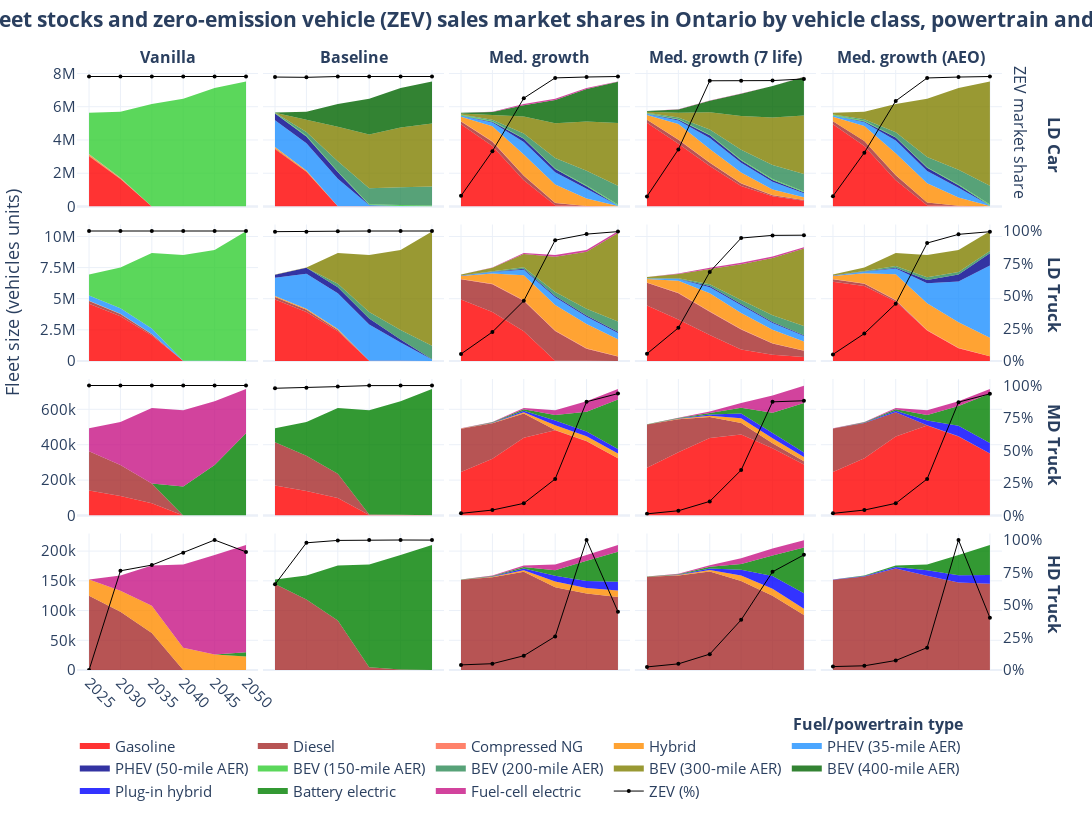

The notebook cell this image was saved under:
### Code cell
plot_capacity_flow_multicat_area_share(
    title_text='Vehicle fleet stocks and zero-emission vehicle (ZEV) sales market shares in Ontario by vehicle class, powertrain and scenario',
    capacity_type='net capacity',
    scenarios={
        # db variant : scenario
        'vanilla4' : 'vanilla4',
        'baseline' : 'baseline',
        # 'lowgrowth' : 'lowgrowth',
        "medgrowth"   : "medgrowth",
        'medgrowth_life_7' : 'medgrowth_life_7',
        'medgrowth_aeo' : 'medgrowth_aeo',
        # "evgrowth" : "evgrowth",
        # "highgrowth": "highgrowth"
        },
    scenario_labels={
        'vanilla4' : 'Vanilla',
        'baseline'  : 'Baseline',
        # 'lowgrowth'  : 'Low growth',
        "medgrowth" : "Med. growth",
        'medgrowth_life_7' : 'Med. growth (7 life)',
        'medgrowth_aeo' : 'Med. growth (AEO)',
        # "evgrowth" : "Norway EVs",
        # 'highgrowth' : 'High growth',
        },
    modes_order=('LD Car', 'LD Truck', 'MD Truck', 'HD Truck'),
    color_map=color_fuel_map_rgba(0.8)
    )
